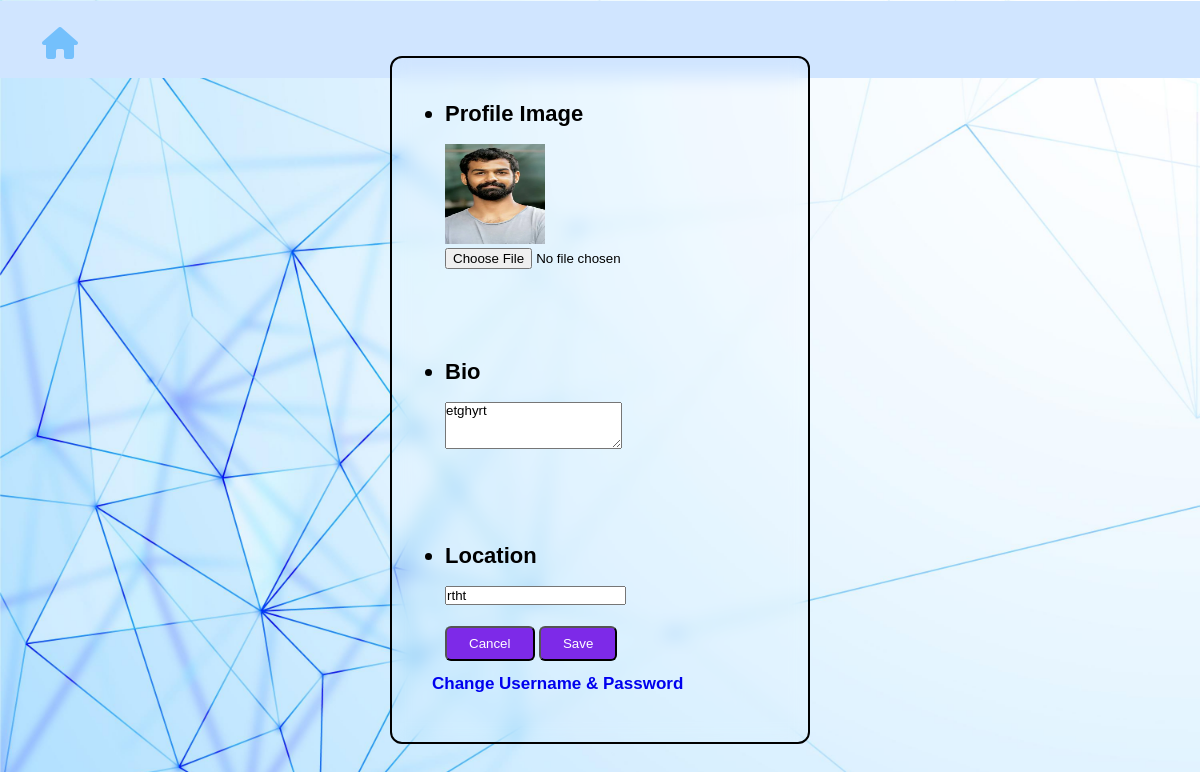
The page /settings (signed in) on the database its author committed.
### core/models.py (models this page shows, shortened)
class Profile(models.Model):
    user = models.ForeignKey(User, on_delete=models.CASCADE)
    id_user = models.IntegerField()
    bio = models.TextField(blank=True)
    profileimg = models.ImageField(upload_to='profile_images', default='blank-profile-picture.png')
    location = models.CharField(max_length=100, blank=True)

### core/views.py (the view, shortened to what this page needs)
# urls.py: path('settings', views.settings, name='settings'),
@login_required(login_url='signin')
def settings(request):
    user_profile = Profile.objects.get(user=request.user)
    return render(request, 'setting.html', {'user_profile': user_profile})

### templates/setting.html (shortened to what this page needs)
<!DOCTYPE html>
<html lang="en">
<head>
    {% load static %}
    <link rel="stylesheet" href="https://cdnjs.cloudflare.com/ajax/libs/font-awesome/6.1.1/css/all.min.css"/>
    <link rel="stylesheet" href="{% static 'css/settings.css' %}">
    <link href='https://unpkg.com/boxicons@2.1.4/css/boxicons.min.css' rel='stylesheet'>
</head>
<body style="background-image: url('{% static 'images/bg.jpg' %}');">
<nav>
    <a href="/"><i class="fa-solid fa-house fa-2xl"></i></a>
</nav>
<div class="wrapper">
    <form action="" method="POST" enctype="multipart/form-data">
        <div class="container">
            <div class="profileImage">
                <label> Profile Image</label>
                <img width="100" height="100" src="{{user_profile.profileimg.url}}" />
                <input type="file" name="image" value="">
            </div>
            <div class="bio">
                <label for="about">Bio</label>
                <textarea id="about" name="bio" rows="3">{{user_profile.bio}}</textarea>
            </div>
            <div class="loc">
                <label> Location</label>
                <input type="text" name="location" value="{{user_profile.location}}" placeholder="">
            </div>
        </div>
        <div class="bttn">
            <a href="/"><button>Cancel</button></a>
            <button type="submit">Save</button>
        </div>
    </form>
    <h6><a href="password/">Change Username & Password </a></h6><br>
</div>
</body>
</html>

### static/css/settings.css (style rules this page uses)
* { margin: 0; padding: 0; box-sizing: border-box; font-family: "Poppins", sans-serif; text-decoration:none; }
body { display: flex; justify-content: center; align-items: center; min-height: 100vh; background-size: cover; background-position: center; }
.wrapper { width: 420px; background: transparent; border: 2px solid #000000; backdrop-filter: blur(9px); color: #000000; border-radius: 12px; padding: 30px 40px; }
form { padding:13px; }
.container { display:grid; justify-content:space-between; gap:90px; }
label { font-size: 22px; display: list-item; font-weight: bolder; margin-bottom: 17px; }
button { margin-top: 21px; color: #fff; padding: 8px 22px; border-radius: 6px; background: #7d2ae8; transition: all 0.2s ease; cursor: pointer; }
nav { background-color: #d0e5ff; position: fixed; top: 1px; height: 77px; min-width: -webkit-fill-available; }
nav i { color: #74C0FC; padding:42px; }
.wrapper h6 { font-size: 17px; text-decoration: none; font-weight: 600; }

### rows shown on the page
Profile: profileimg (picture), bio "etghyrt", location "rtht"
